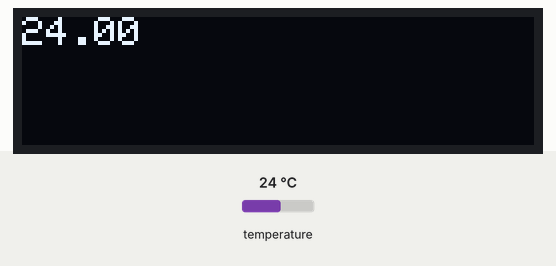
A sketch run on a simulated Arduino Uno, built with avr-gcc and run on an emulated ATmega328P. Shown: 128×32 one-colour display. The inputs (shaded band) are chosen by the test bench; at power-on: temperature 24 °C. The display library's start-up logo is not drawn; what the sketch prints to the serial monitor is not drawn.

Above: at 3.4 s.
3.5 s: temperature set to 12 °C
At 5.2 s:
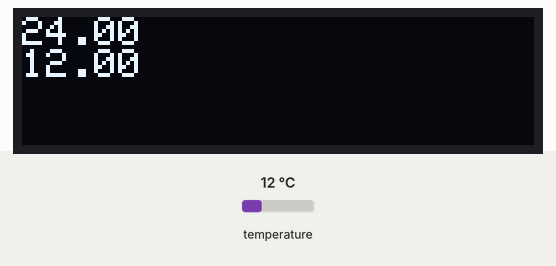
7.9 s: temperature set to 19 °C
At 8.7 s:
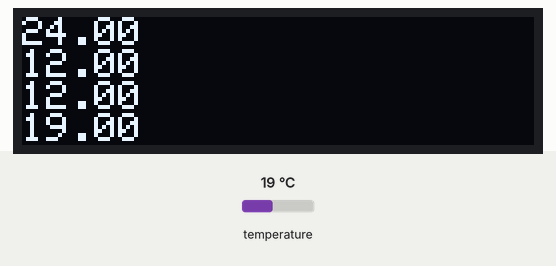
Timing chart, 0 to 10.9 s (numbered marks = the images above; inputs shaded):
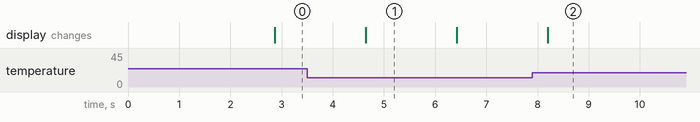

Measured:
- after the input at 7.9 s, the display: changes after 0.30 s (image 2)
- what the display in image 1 shows lasts 1.8 s, from 4.6 s to 6.4 s

The sketch:

Display_Temperature.ino
```cpp
#include <SPI.h>
#include <Wire.h>
#include <Adafruit_GFX.h>
#include <Adafruit_SSD1306.h>
#include <OneWire.h>
#include <DallasTemperature.h>
Adafruit_SSD1306 display = Adafruit_SSD1306(128, 32, &Wire);
#define ONE_WIRE_BUS 5
OneWire oneWire(ONE_WIRE_BUS);
DallasTemperature sensors(&oneWire);
void setup() {
  Serial.begin(115200);

  Serial.println("OLED FeatherWing test");
  display.begin(SSD1306_SWITCHCAPVCC, 0x3C); // Address 0x3C for 128x32

  Serial.println("OLED begun");

  display.display();
  delay(1000);
sensors.begin();
  // Clear the buffer.
  display.clearDisplay();
  display.display();
  // text display tests
  display.setTextSize(1);
  display.setTextColor(SSD1306_WHITE);
  display.setCursor(0,0);
  display.display(); // actually display all of the above
}

void loop() {
  delay(1000);
  sensors.requestTemperatures();
   display.println(sensors.getTempCByIndex(0));
  yield();
  display.display();
}
```
